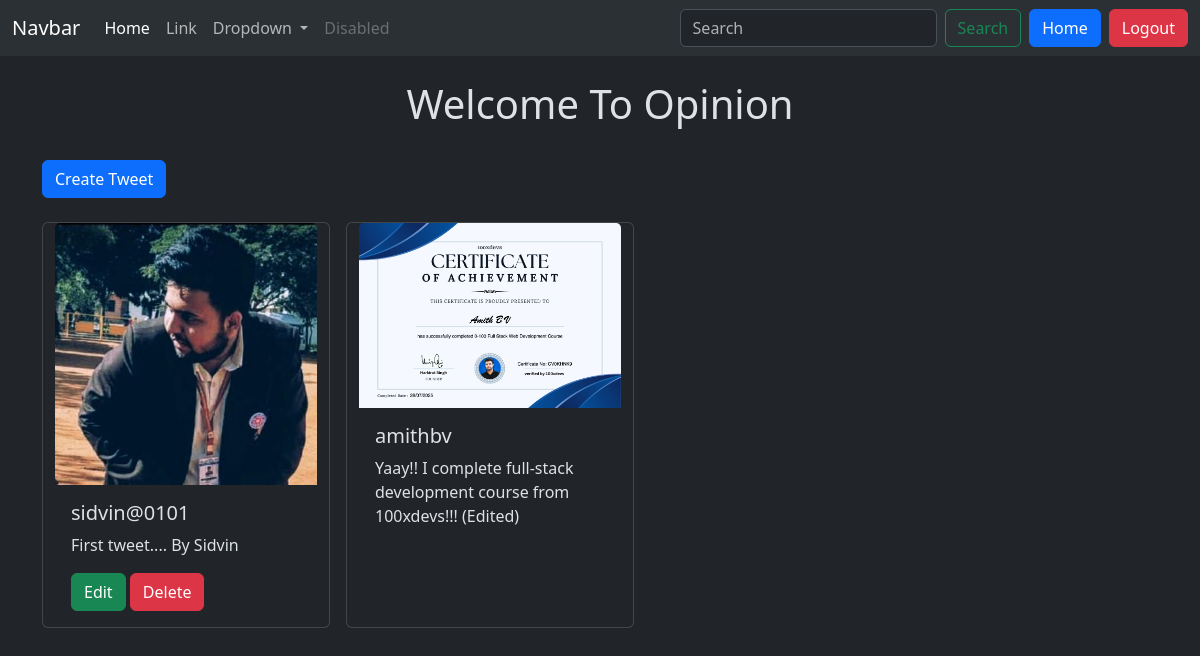
Page /tweet/ (signed in) on the committed database.
### tweet/models.py (models this page shows, shortened)
class Tweet(models.Model):
    user = models.ForeignKey(User, on_delete=models.CASCADE)
    text = models.TextField(max_length=250)
    photo = models.ImageField(upload_to='photos/', blank=True, null=True)
    created_at = models.DateTimeField(auto_now_add=True)
    updated_at = models.DateTimeField(auto_now=True)

### tweet/views.py (the view)
# urls.py: path('', views.tweet_list, name='tweet_list'),
def tweet_list(request):
    all_tweets = Tweet.objects.all().order_by('-created_at')
    return render(request, 'tweet_list.html', { 'all_tweets': all_tweets })

### tweet/templates/tweet_list.html (shortened to what this page needs)
{% extends 'layout.html' %}
{% block content %}
    <h1 class='text-center mt-4'>Welcome To Opinion</h1>
    <a href="{% url 'tweet_create' %}" class="btn btn-primary mb-4 mt-4">Create Tweet</a>
    <div class="container row gap-3">
        {% for tweet in all_tweets %}
            <div class="card" style="width: 18rem;">
                <img src="{{ tweet.photo.url }}" class="card-img-top" alt="...">
                <div class="card-body">
                    <h5 class="card-title">{{ tweet.user.username }}</h5>
                    <p class="card-text">{{ tweet.text }}</p>
                    {% if tweet.user == user %}
                        <a href="{% url 'tweet_edit' tweet.id %}" class="btn btn-success">Edit</a>
                        <a href="{% url 'tweet_delete' tweet.id %}" class="btn btn-danger">Delete</a>
                    {% endif %}
                </div>
            </div>
        {% endfor %}
    </div>
{% endblock  %}

### rows in the picture
Tweet: photo (picture), user.username "sidvin@0101", text "First tweet.... By Sidvin", shows "Edit"
Tweet: photo (picture), user.username "amithbv", text "Yaay!! I complete full-stack development course from 100xdevs!!! (Edited)"
